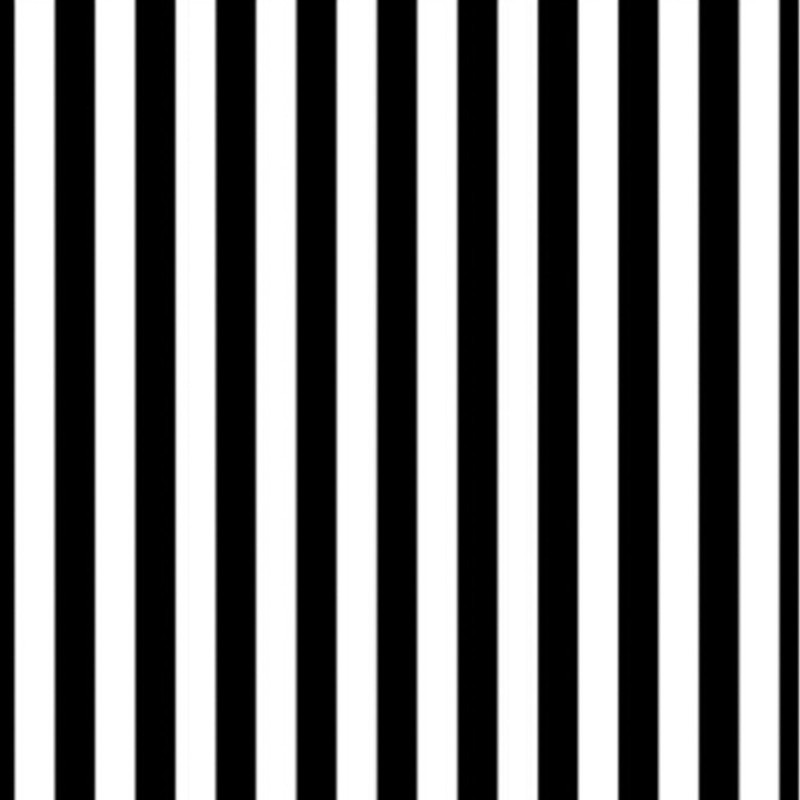
#> input picture stripes.jpg, 800 x 800 px
$ jupyter execute FourierTransform.ipynb   (shell and % lines are left out)
#> lines starting #> are read from the running program, lines starting #| are printed output that depends on the picture
[cell 1]
import numpy as np
import matplotlib.pyplot as plt
import cv2

[cell 2]
image_stripes = cv2.imread('stripes.jpg')
#> image_stripes is the input picture: shape (800, 800, 3); min 0, max 255, mean 128.6

image_stripes = cv2.cvtColor(image_stripes, cv2.COLOR_BGR2RGB)

image_solid = cv2.imread('pink_solid.jpg')
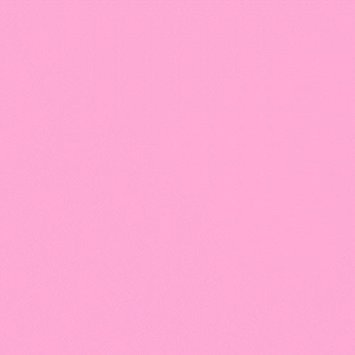
#> input picture pink_solid.jpg, 355 x 355 px
#> image_solid is the input picture: shape (355, 355, 3); mean B, G, R 211.9, 169.9, 253.5

f, (ax1,ax2) = plt.subplots(1,2,figsize = (10,5))

ax1.imshow(image_stripes)
ax2.imshow(image_solid)
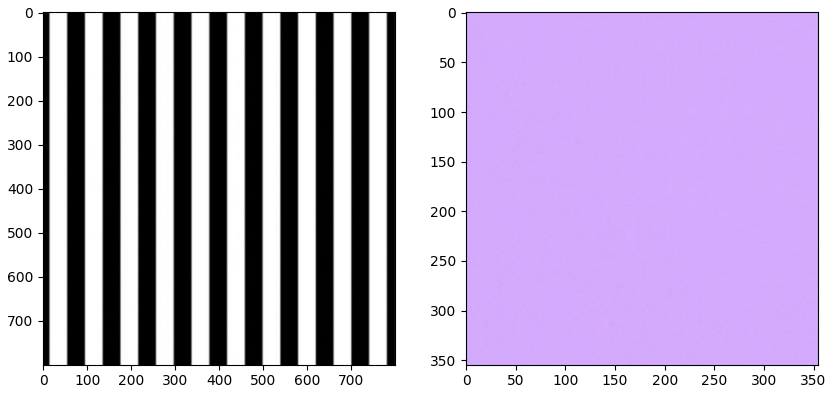
#> figure drawn by matplotlib, 2 panels; B, G, R data is drawn as R, G, B

[cell 3]
gray_stripes = cv2.cvtColor(image_stripes, cv2.COLOR_RGBA2GRAY)
gray_solid = cv2.cvtColor(image_solid, cv2.COLOR_RGBA2GRAY)

norm_stripes = gray_stripes/255.0
norm_solid = gray_solid/255.0

def ft(norm_image):
    f = np.fft.fft2(norm_image)
    fshift = np.fft.fftshift(f)
    frequency_tx = 20 * np.log(np.abs(fshift))
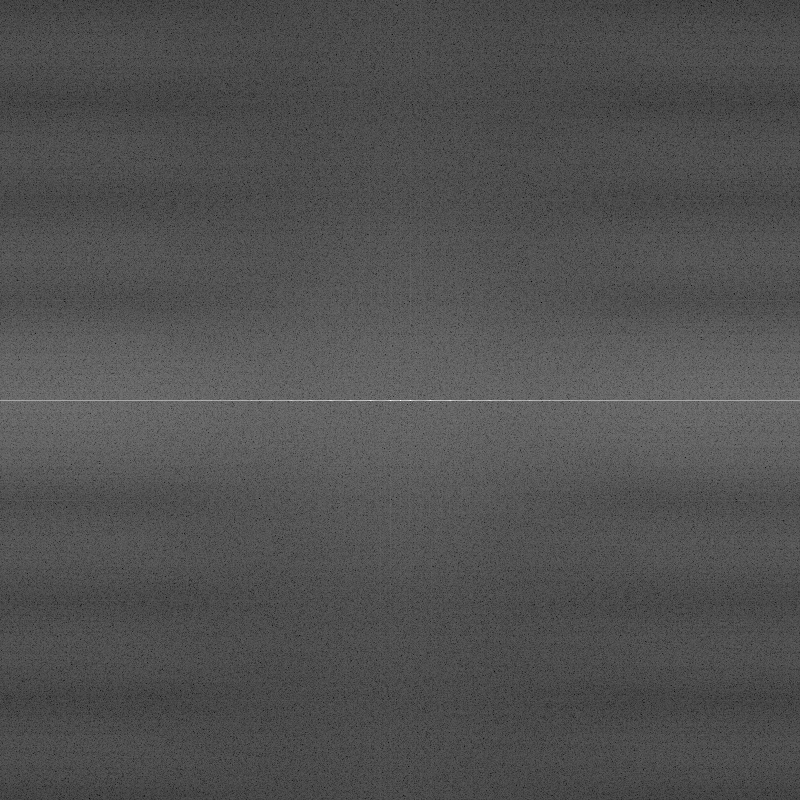
#> frequency_tx: shape (800, 800) float64; min -139.8, max 253.7, mean -14.4; drawn with min black and max white

    return frequency_tx

[cell 4]
# Call the function on the normalized images
# and display the transforms
f_stripes = ft(norm_stripes)
f_solid = ft(norm_solid)
#> in ft (call 2), `frequency_tx = 20 * np.log(np.abs(fshift))`:
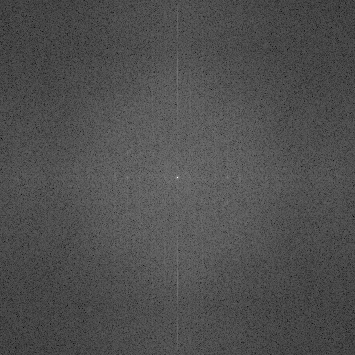
#> frequency_tx: shape (355, 355) float64; min -125.3, max 229.2, mean -15.1; drawn with min black and max white

# display the images
# original images to the left of their frequency transform
f, (ax1,ax2,ax3,ax4) = plt.subplots(1, 4, figsize=(20,10))

ax1.set_title('original image')
ax1.imshow(image_stripes)
ax2.set_title('frequency transform image')
ax2.imshow(f_stripes, cmap='gray')

ax3.set_title('original image')
ax3.imshow(image_solid)
ax4.set_title('frequency transform image')
ax4.imshow(f_solid, cmap='gray')
#> figure, not shown here; B, G, R data is drawn as R, G, B

[cell 5]
# Read in an image
image = cv2.imread('birds.jpg')
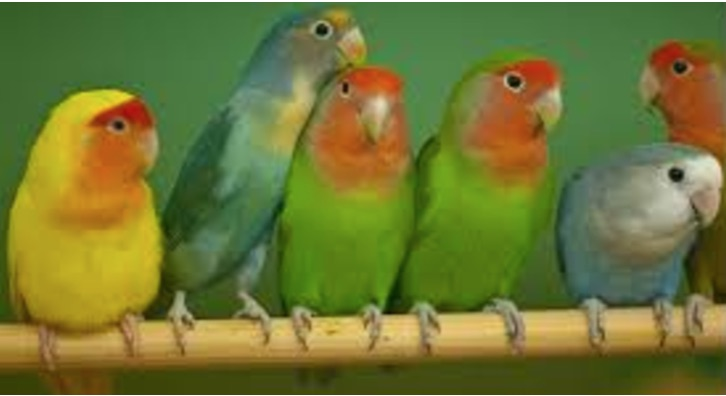
#> input picture birds.jpg, 726 x 396 px
#> image is the input picture: shape (396, 726, 3); mean B, G, R 52.2, 118.2, 111.1
# Change color to RGB (from BGR)
image = cv2.cvtColor(image, cv2.COLOR_BGR2RGB)

# convert to grayscale
gray = cv2.cvtColor(image, cv2.COLOR_RGB2GRAY)
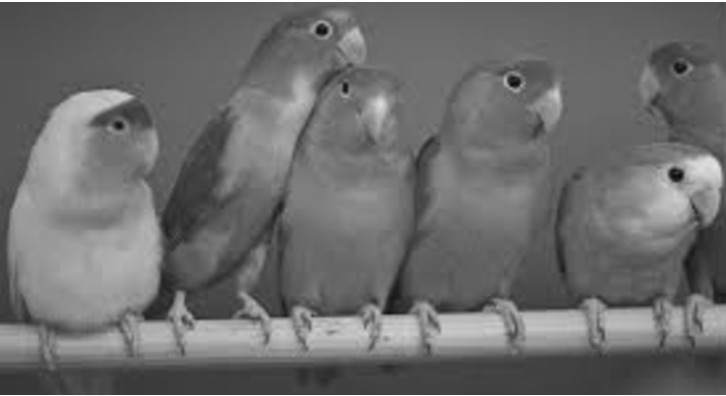
#> gray: shape (396, 726); min 8, max 255, mean 108.6
# normalize the image
norm_image = gray/255.0

f_image = ft(norm_image)
#> in ft (call 3), `frequency_tx = 20 * np.log(np.abs(fshift))`:
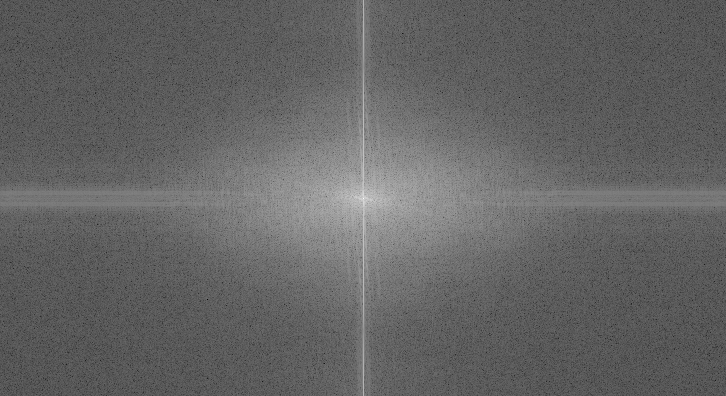
#> frequency_tx: shape (396, 726) float64; min -143.1, max 234.3, mean 5.2; drawn with min black and max white

# Display the images
f, (ax1,ax2) = plt.subplots(1, 2, figsize=(20,10))

ax1.imshow(image)
ax2.imshow(f_image, cmap='gray')

[cell 6]
# Read in an image
image = cv2.imread('diagonal.jpg')
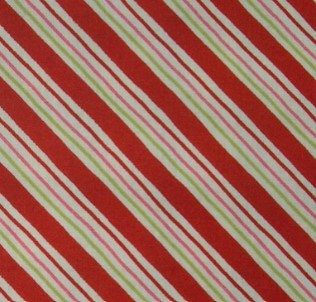
#> input picture diagonal.jpg, 316 x 302 px
#> image is the input picture: shape (302, 316, 3); mean B, G, R 95.3, 107.9, 163.2
# Change color to RGB (from BGR)
image = cv2.cvtColor(image, cv2.COLOR_BGR2RGB)

# convert to grayscale
gray = cv2.cvtColor(image, cv2.COLOR_RGB2GRAY)
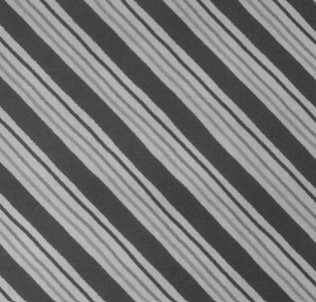
#> gray: shape (302, 316); min 50, max 199, mean 123
# normalize the image
norm_image = gray/255.0
#> norm_image: shape (302, 316) float64

f_image = ft(norm_image)
#> in ft (call 4), `frequency_tx = 20 * np.log(np.abs(fshift))`:
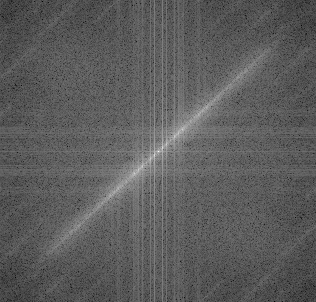
#> frequency_tx: shape (302, 316) float64; min -79.44, max 214.7, mean 27.6; drawn with min black and max white

# Display the images
f, (ax1,ax2) = plt.subplots(1, 2, figsize=(20,10))

ax1.imshow(image)
ax2.imshow(f_image, cmap='gray')
